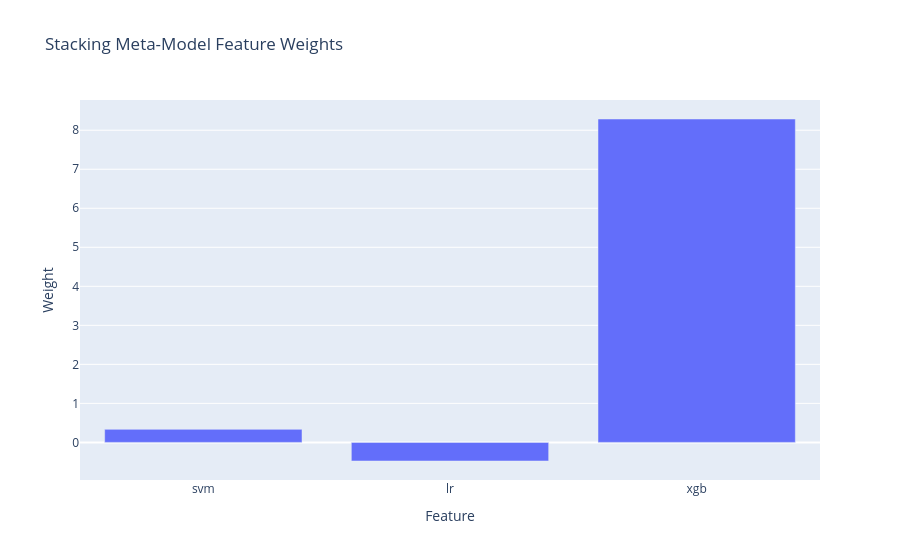

Write notebook code for a chart like this one.
### Markdown cell above
## Meta-model coefficient importance

### Code cell
meta_model = stack_model.final_estimator_

feature_names = ["svm", "lr", "xgb"]

weights = meta_model.coef_[0]

fig = px.bar(
    x=feature_names, 
    y=weights,
    labels={'x': 'Feature', 'y': 'Weight'},
    title="Stacking Meta-Model Feature Weights"
)

fig.show()

### Figure 1 — Plotly figure (JSON) as saved in the notebook; plotly's stock layout.template omitted (floating-point values rounded to 4 significant figures)
{"data": [{"hovertemplate": "Feature=%{x}<br>Weight=%{y}<extra></extra>", "legendgroup": "", "marker": {"color": "#636efa", "pattern": {"shape": ""}}, "name": "", "orientation": "v", "showlegend": false, "textposition": "auto", "type": "bar", "x": ["svm", "lr", "xgb"], "xaxis": "x", "y": [0.3337, -0.4769, 8.288], "yaxis": "y"}], "layout": {"barmode": "relative", "legend": {"tracegroupgap": 0}, "title": {"text": "Stacking Meta-Model Feature Weights"}, "xaxis": {"anchor": "y", "domain": [0, 1], "title": {"text": "Feature"}}, "yaxis": {"anchor": "x", "domain": [0, 1], "title": {"text": "Weight"}}}}
